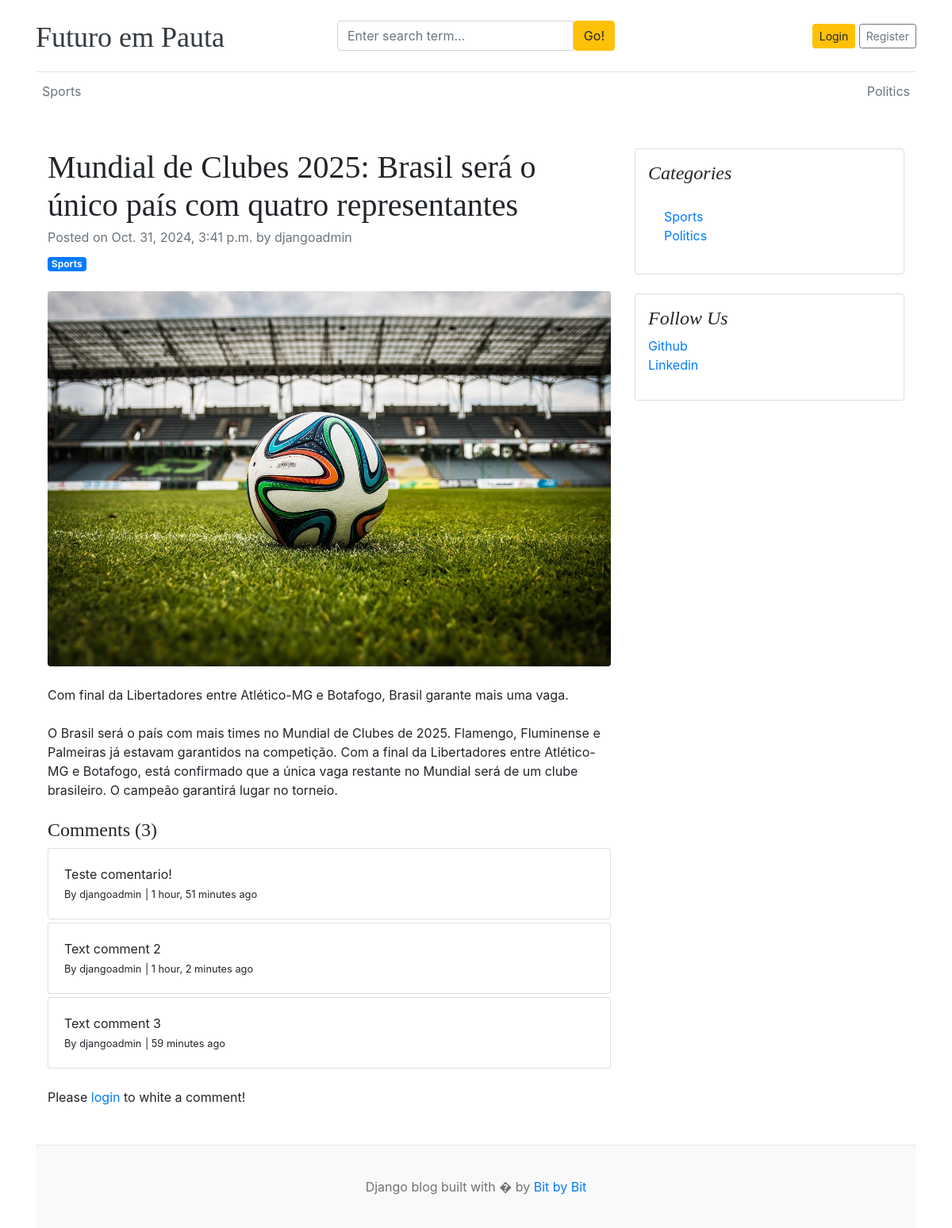
The app's page /blogs/mundial-de-clubes-2025-brasil-sera-o-unico-pais-com-quatro-representantes/ with its own data.
### blogs/models.py (models this page shows, shortened)
class Category(models.Model):
    category_name = models.CharField(max_length=50, unique=True)
    created_at = models.DateTimeField(auto_now_add=True)
    updated_at = models.DateTimeField(auto_now=True)
    class Meta:
        verbose_name_plural = 'categories'
    def __str__(self):
        return self.category_name

class Blog(models.Model):
    title = models.CharField(max_length=100)
    slug = models.SlugField(max_length=150, unique=True, blank=True)
    category = models.ForeignKey(Category, on_delete=models.CASCADE)
    author = models.ForeignKey(User, on_delete=models.CASCADE)
    featured_image = models.ImageField(upload_to='uploads/%Y/%m/%d')
    short_description = models.TextField(max_length=500)
    blog_body = models.TextField(max_length=2000)
    status = models.CharField(max_length=20, choices=STATUS_CHOICES, default="Draft")
    is_featured = models.BooleanField(default=False)
    created_at = models.DateTimeField(auto_now_add=True)
    updated_at = models.DateTimeField(auto_now=True)

class Comment(models.Model):
    user = models.ForeignKey(User, on_delete=models.CASCADE)
    blog = models.ForeignKey(Blog, on_delete=models.CASCADE)
    comment = models.TextField(max_length=250)
    created_at = models.DateTimeField(auto_now_add=True)
    updated_at = models.DateTimeField(auto_now=True)
    def __str__(self):
        return self.comment

class SocialLink(models.Model):
    platform = models.CharField(max_length=25)
    link = models.URLField(max_length=100)
    created_at = models.DateTimeField(auto_now_add=True)
    updated_at = models.DateTimeField(auto_now=True)

### blogs/views.py (the view, shortened to what this page needs)
# urls.py: path('blogs/<slug:slug>/', BlogView.blogs, name='blogs'),
def blogs(request, slug):
    single_blog = get_object_or_404(Blog, slug=slug, status="Published")
    comments = Comment.objects.filter(blog=single_blog)
    comments_count = comments.count()
    context = {
        'single_blog': single_blog,
        'comments': comments,
        'comments_count': comments.count,
    }
    return render(request, 'blogs.html', context)

### blogs/context_processors.py (called while the page is built)
def get_categories(request):
    categories = Category.objects.all()
    return dict(categories=categories)

def get_social_links(request):
    social_links = SocialLink.objects.all()
    return dict(social_links=social_links)

### templates/blogs.html
{% extends 'base.html' %}
{% block content %}
<div class="container mt-5">
    <div class="row">
        <div class="col-lg-8">
            <article>
                <header class="mb-4">
                    <h1 class="fw-bolder mb-1">{{ single_blog.title }}</h1>
                    <div class="text-muted fst-italic mb-2">Posted on {{ single_blog.created_at }} by {{ single_blog.author }}</div>
                    <a class="badge bg-primary text-decoration-none text-light" href="#!">{{single_blog.category}}</a>
                </header>
                <figure class="mb-4"><img class="img-fluid rounded" src="{{ single_blog.featured_image.url }}" alt="..." /></figure>
                <section class="mb-5">
                    <p class="fs-5 mb-4">{{ single_blog.short_description }}</p>
                    <p class="fs-5 mb-4">{{ single_blog.blog_body }}</p>
                    <h4>Comments ({{ comments_count }})</h4>
                    {% if comments %}
                        {%  for comment in comments %}
                            <div class="card mt-1">
                                <div class="card-body">
                                    <p class="card-text mb-0">{{ comment }}</p>
                                    <span>
                                        <small>By {{ comment.user }}</small>
                                        <small>| {{ comment.created_at | timesince }} ago</small>
                                    </span>
                                </div>
                            </div>
                        {% endfor %}
                    {% else %}
                        No comments yet.
                    {% endif %}
                    <br>
                    <div class"form-group">
                        {% if user.is_authenticated %}
                        <form action="" method="POST">
                            {% csrf_token %}
                            <div class="form-group">
                                <textarea name="comment" class="form-control" placeholder="White your comment"></textarea>
                                <input type="submit" value="Submit" class="btn btn-primary mt-2">
                            </div>
                        </form>
                        {% else %}
                        <p>Please <span><a href="{% url 'login' %}">login</a></span> to white a comment!</p>
                        {% endif %}
                    </div>
                </section>
            </article>
        </div>
        <div class="col-lg-4">
            <div class="card mb-4 p-3">
                <h4 class="font-italic">Categories</h4>
                <div class="card-body">
                    <div class="row">
                        <div class="col-sm-6">
                            <ul class="list-unstyled mb-0">
                                {% for cat in categories %}
                                    <li><a href="{% url 'posts_by_category' cat.id %}">{{ cat.category_name }}</a></li>
                                {% endfor %}
                            </ul>
                        </div>
                    </div>
                </div>
            </div>
            {% if social_links %}
            <div class="card mb-4 p-3">
                <h4 class="font-italic">Follow Us</h4>
                <ol class="list-unstyled">
                    {% for i in social_links %}
                        <li><a href="{{i.link}}" target="_blank">{{i.platform}}</a></li>
                    {%endfor%}
                </ol>
            </div>
            {% endif %}
        </div>
    </div>
</div>
{% endblock %}

### templates/base.html (shortened to what this page needs)
{% load static %}
<!DOCTYPE html>
<html lang="en">
<head>
    <link href="https://getbootstrap.com/docs/4.0/dist/css/bootstrap.min.css" rel="stylesheet">
    <link href="{% static 'css/blog.css' %}" rel="stylesheet">
  </head>
<body>
    <div class="container">
      <header class="blog-header py-3">
        <div class="row flex-nowrap justify-content-between align-items-center">
          <div class="col-4 pt-1">
            <a class="blog-header-logo text-dark" href="/">Futuro em Pauta</a>
          </div>
          <div class="col-4">
            <form action="{% url 'search' %}" method="GET">
              <div class="input-group">
                <input class="form-control" type="text" name="keyword" value="{{ keyword }}" placeholder="Enter search term..." aria-label="Enter search term..." aria-describedby="button-search" />
                <button type="submit" class="btn btn-warning" id="button-search" type="button">Go!</button>
              </div>
            </form>
          </div>
          <div class="col-4 d-flex justify-content-end align-items-center">
            {% if not user.is_authenticated %}
              <a class="btn btn-sm btn-warning" href="{% url 'login' %}">Login</a> &nbsp;
              <a class="btn btn-sm btn-outline-secondary" href="{% url 'register' %}">Register</a>
            {% else %}
              <span>You are logged in as {{ user }}</span>
              &emsp;
              <span><a href="{% url 'logout' %}">Logout</a></span>
            {% endif %}
          </div>
        </div>
      </header>
      <div class="nav-scroller py-1 mb-2">
        <nav class="nav d-flex justify-content-between">
          {% for cat in categories %}
          <a class="p-2 text-muted" href="{% url 'posts_by_category' cat.id %}">{{ cat.category_name }}</a>
          {% endfor %}
        </nav>
      </div>
{% block content %}
{%  endblock %}
<footer class="blog-footer">
    <p>Django blog built with � by <a href="#">Bit by Bit</a></p>
</footer>
</body>
</html>

### blog_main/static/css/blog.css (style rules this page uses)
.blog-header { border-bottom: 1px solid #e5e5e5; }
.blog-header-logo { font-family: "Playfair Display", Georgia, "Times New Roman", serif; font-size: 2.25rem; }
h1, h2, h3, h4, h5, h6 { font-family: "Playfair Display", Georgia, "Times New Roman", serif; }
.blog-footer { padding: 2.5rem 0; color: #727272; text-align: center; background-color: #f9f9f9; border-top: .05rem solid #e5e5e5; }
.blog-footer p:last-child { margin-bottom: 0; }

### records on screen
Category: category_name "Sports"
Category: category_name "Politics"
Blog: title "Mundial de Clubes 2025: Brasil será o único país com quatro representantes", created_at "Oct. 31, 2024, 3:41 p.m.", author "djangoadmin", category "Sports", featured_image (picture), short_description "Com final da Libertadores entre Atlético-MG e Botafogo, Brasil garante mais uma vaga.", blog_body "O Brasil será o país com mais times no Mundial de Clubes de 2025. Flamengo, Fluminense e Palmeiras já estavam garantidos na competição. Com a final da Libertadores entre Atlético-MG e Botafogo, está confirmado que a única vaga restante no Mundial será de um clube brasileiro. O campeão garantirá lugar no torneio."
Comment: comment "Teste comentario!", user "djangoadmin", created_at "1 hour, 51 minutes"
Comment: comment "Text comment 2", user "djangoadmin", created_at "1 hour, 2 minutes"
Comment: comment "Text comment 3", user "djangoadmin", created_at "59 minutes"
SocialLink: platform "Github"
SocialLink: platform "Linkedin"

### other values on screen
{{ comments_count }} "3"
